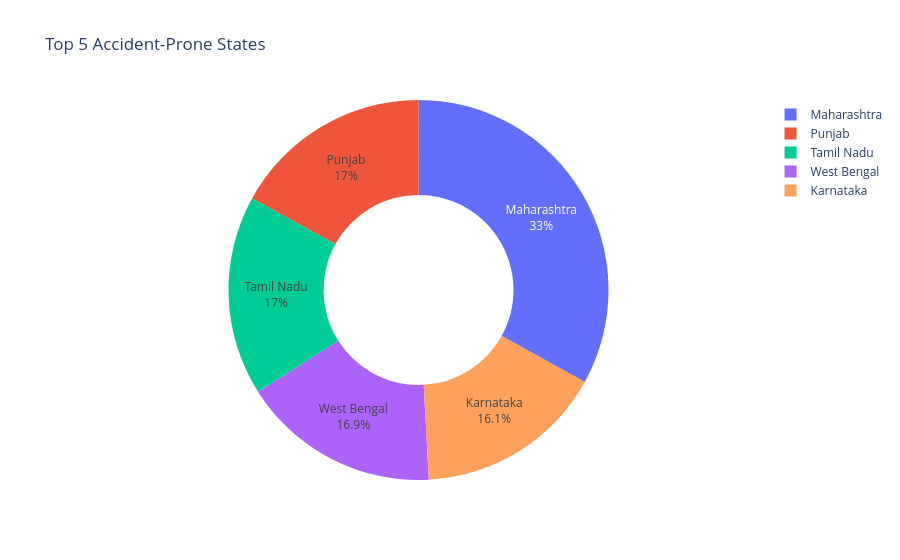

The notebook cell this image was saved under:
### Code cell
fig = px.pie(
    top5_df,
    names="State",
    values="Accidents",
    hole=0.5,
    title="Top 5 Accident-Prone States"
)

fig.update_traces(
    textposition="inside",
    textinfo="percent+label"
)

fig.show()

### Figure 1 — Plotly figure (JSON) as saved in the notebook; plotly's stock layout.template omitted (floating-point values rounded to 4 significant figures)
{"data": [{"domain": {"x": [0, 1], "y": [0, 1]}, "hole": 0.5, "hovertemplate": "State=%{label}<br>Accidents=%{value}<extra></extra>", "labels": ["Maharashtra", "Punjab", "Tamil Nadu", "West Bengal", "Karnataka"], "legendgroup": "", "name": "", "showlegend": true, "textinfo": "percent+label", "textposition": "inside", "type": "pie", "values": [5009, 2577, 2575, 2559, 2438]}], "layout": {"legend": {"tracegroupgap": 0}, "title": {"text": "Top 5 Accident-Prone States"}}}
